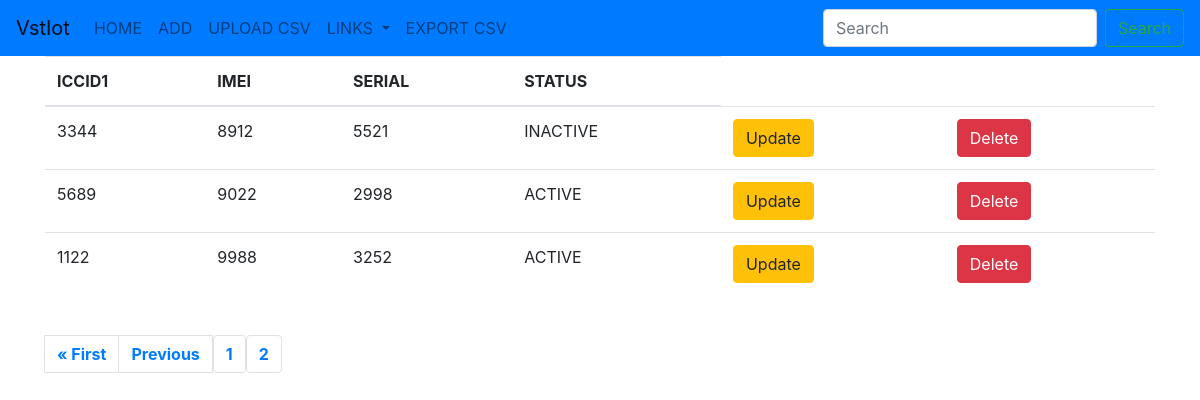
Page /branch4?page=2 on the earlier database version.
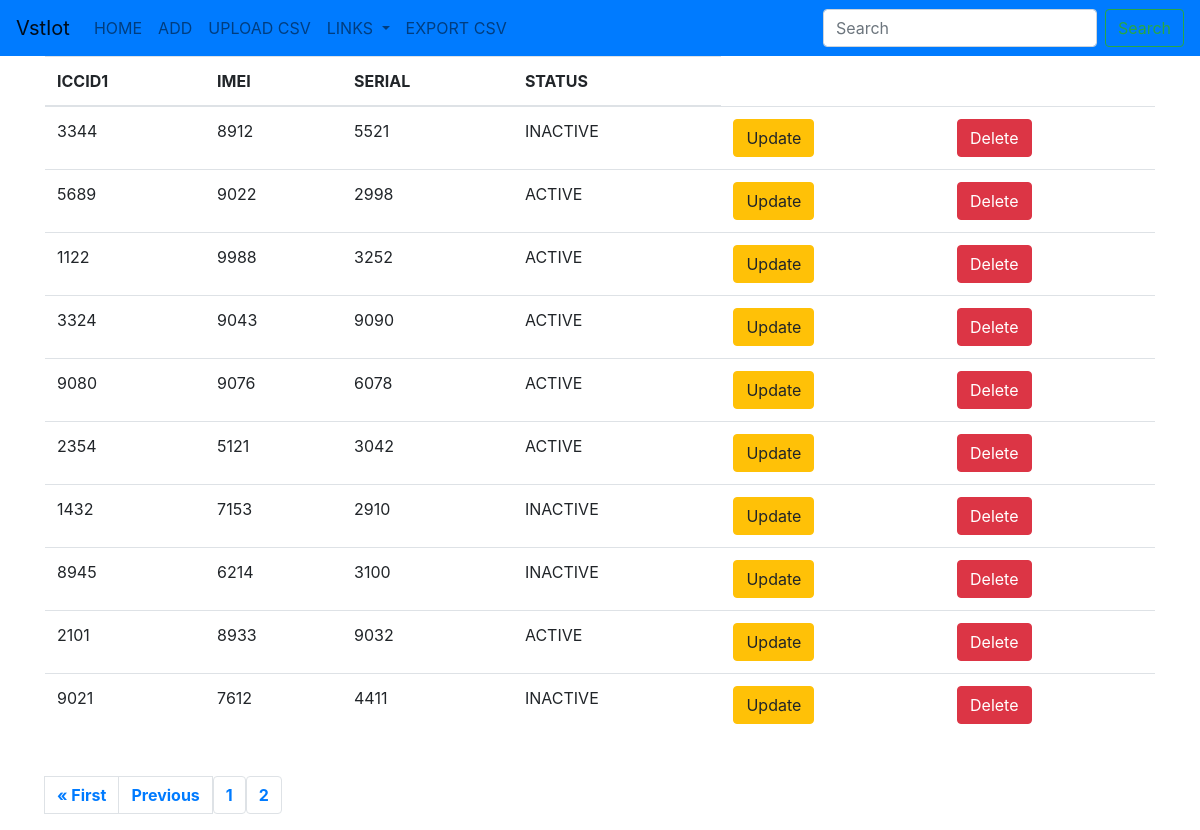
Same page on the later database version.
### vstiot/models.py (models this page shows)
class Branch3(models.Model):
    iccid1 = models.CharField(max_length=50,blank=False)
    imei = models.CharField(max_length=50,blank=False)
    serial = models.CharField(max_length=50,blank=False)
    choices = (
        ('ACTIVE','active'),
        ('INACTIVE','not active'),
    )
    status = models.CharField(max_length=50,blank=False,choices=choices,default='INACTIVE')

### vstiot/views.py (the view)
# urls.py: path('branch4',branch4,name='branch4'),
def branch4(request):
    branch4 = Branch3.objects.all()
    pgs = Paginator(Branch3.objects.all(), 10)
    pags = request.GET.get('page')
    br4 = pgs.get_page(pags)
    number = "n" * br4.paginator.num_pages
    context = {
        'branch4':branch4,
        'br4':br4,
        'number':number,
    }
    return render(request,'branch4.html',context)

### templates/branch4.html (shortened to what this page needs)
{% extends 'base4.html' %}
{% block body %}
<div class="container">
    <table class="table table-hover">
        <thead>
            <tr>
                <th>ICCID1</th>
                <th>IMEI</th>
                <th>SERIAL</th>
                <th>STATUS</th>
            </tr>
        </thead>
        <tbody>
            {% for item in br4 %}
            <tr>
                <td>{{item.iccid1}}</td>
                <td>{{item.imei}}</td>
                <td>{{item.serial}}</td>
                <td>{{item.status}}</td>
                <td><a href="{% url 'update2branch4' item.id %}" class="btn btn-warning btn-md">Update</a></td>
                <td><a href="{% url 'delete2branch4' item.id %}" class="btn btn-danger btn-md">Delete</a></td>
            </tr>
            {% endfor %}
        </tbody>
    </table>
    <br>
    <center>
        <nav aria-label="Page navigation example">
            <ul class="pagination">
                {% if br4.has_previous %}
                    <strong><li></li class="page-item"><a class="page-link" href="?page=1">&laquo; First</a></strong>
                    <strong><li class="page-item"><a class="page-link" href="?page={{ br4.previous_page_number }}">Previous</a></strong></li>
                {% endif %}
                {% for i in number %}
                    <strong><li class="page-item"><a class="page-link" href="?page={{ forloop.counter }}">{{ forloop.counter }}</a></li></strong>
                {% endfor %}
            </ul>
        </nav>
    </center>
</div>
{% endblock %}

### templates/base4.html (shortened to what this page needs)
{% load static %}
<!doctype html>
<html lang="en">
  <head>
    <link rel="stylesheet" href="https://cdn.jsdelivr.net/npm/bootstrap@4.0.0/dist/css/bootstrap.min.css">
  </head>
  <body>
    <nav class="navbar navbar-expand-lg navbar-light bg-primary">
        <a class="navbar-brand" href="{% url 'home' %}">VstIot</a>
        <div class="collapse navbar-collapse" id="navbarSupportedContent">
          <ul class="navbar-nav mr-auto">
            <li class="nav-item">
                <a class="nav-link" href="{% url 'branch4' %}">HOME <span class="sr-only">(current)</span></a>
              </li>
            <li class="nav-item">
              <a class="nav-link" href="{% url 'add2branch4' %}">ADD<span class="sr-only">(current)</span></a>
            </li>
            <li class="nav-item">
              <a class="nav-link" href="{% url 'upload2branch4' %}">UPLOAD CSV</a>
            </li>
            <li class="nav-item dropdown">
              <a class="nav-link dropdown-toggle" href="#" id="navbarDropdown" role="button" data-toggle="dropdown" aria-haspopup="true" aria-expanded="false">
                LINKS
              </a>
            </li>
            <li class="nav-item">
              <a class="nav-link" href="{% url 'export_csv_branch4' %}">EXPORT CSV</a>
            </li>
          </ul>
          <form class="form-inline my-2 my-lg-0" method="post" action="{% url 'search_branch5' %}">
            <input class="form-control mr-sm-2" type="search" placeholder="Search" aria-label="Search" name="searchz">
            <button class="btn btn-outline-success my-2 my-sm-0" type="submit">Search</button>
          </form>
        </div>
      </nav>
      {% block body %}
      {% endblock %}
  </body>
</html>

Differences in the rows shown:
added Branch3: iccid1 "3324", imei "9043", serial "9090", status "ACTIVE"
added Branch3: iccid1 "9080", imei "9076", serial "6078", status "ACTIVE"
added Branch3: iccid1 "2354", imei "5121", serial "3042", status "ACTIVE"
added Branch3: iccid1 "1432", imei "7153", serial "2910", status "INACTIVE"
added Branch3: iccid1 "8945", imei "6214", serial "3100", status "INACTIVE"
added Branch3: iccid1 "2101", imei "8933", serial "9032", status "ACTIVE"
added Branch3: iccid1 "9021", imei "7612", serial "4411", status "INACTIVE"
